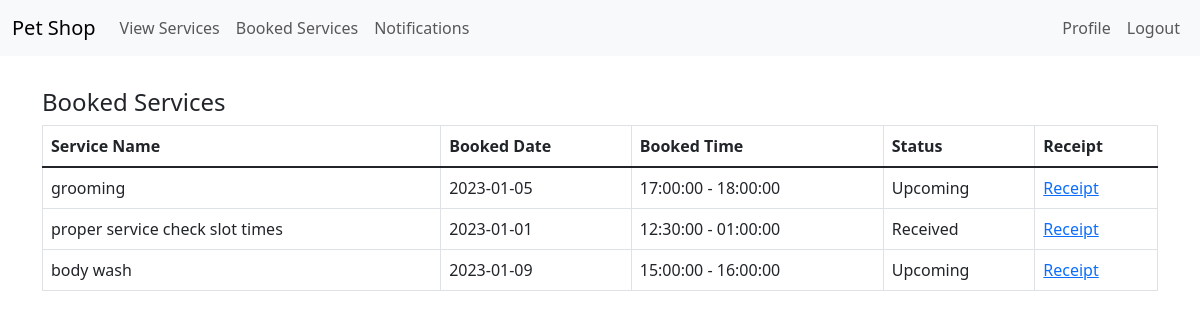
Screenshot of /bookedservices.php (signed in) with the database file from the repository.
### tables this page shows
CREATE TABLE `bookings` (
  `ID` int(11) NOT NULL,
  `SERVICES_SLOTS_ID` int(11) NOT NULL,
  `BOOKING_DATE` date NOT NULL,
  `BOOKING_DATETIME` datetime NOT NULL,
  `SERVICES_ID` int(11) DEFAULT NULL,
  `USER_ID` int(11) NOT NULL
);

CREATE TABLE `services` (
  `ID` int(11) NOT NULL,
  `NAME` varchar(259) NOT NULL,
  `PRICE` double NOT NULL,
  `RATING` double NOT NULL,
  `PICTURE` varchar(250) NOT NULL,
  `SERVICE_ACTIVE` int(1) NOT NULL
);

CREATE TABLE `services_slots` (
  `ID` int(11) NOT NULL,
  `SERVICES_ID` int(11) NOT NULL,
  `TIME_SLOT_START` time NOT NULL,
  `TIME_SLOT_END` time NOT NULL,
  `SUNDAY` tinyint(1) NOT NULL,
  `MONDAY` tinyint(1) NOT NULL,
  `TUESDAY` tinyint(1) NOT NULL,
  `WEDNESDAY` tinyint(1) NOT NULL,
  `THURSDAY` tinyint(1) NOT NULL
);

### bookedservices.php (the view, shortened to what this page needs)
<?php
$userId = $_SESSION['userId'];
try {
  require("project_connection.php");
  $sql1 = "SELECT * FROM bookings WHERE USER_ID= :userId";
  $result1 = $db->prepare($sql1);
  $result1->bindParam(':userId', $userId);
  $result1->execute();
  $sql2 = "SELECT * FROM services_slots WHERE ID= :id";
  $result2 = $db->prepare($sql2);
  $sql3 = "SELECT * FROM services WHERE ID= :id";
  $result3 = $db->prepare($sql3);
?>
  <!DOCTYPE html>
  <html lang="en">
  <head>
    <link href="./assets/dist/css/bootstrap.min.css" rel="stylesheet">
  </head>
  <body>
    <?php
    if ($_SESSION['userType'] == 'customer')
      require('customernavbar.php');
    ?>
    <br><br><br>
    <div class='container-lg'>
      <h4 class="mt-3 mb-2 mx-auto"> Booked Services </h4>
      <div class="table-responsive">
        <table class="table table-bordered">
          <thead>
            <tr>
              <th scope="col">Service Name</th>
              <th scope="col">Booked Date</th>
              <th scope="col">Booked Time</th>
              <th scope="col">Status</th>
              <th scope="col">Receipt</th>
            </tr>
          </thead>
          <tbody class="table-group-divider">
          <?php
          foreach ($result1 as $booking) {
            $result2->bindParam(':id', $booking['SERVICES_SLOTS_ID']);
            $result2->execute();
            $slotRow = $result2->fetch();
            $result3->bindParam(':id', $slotRow['SERVICES_ID']);
            $result3->execute();
            $serviceRow = $result3->fetch();
            echo "<tr>";
            echo "<td scope='row'>" . $serviceRow['NAME'] . "</td>";
            echo "<td>" . $booking['BOOKING_DATE']  . "</td>";
            echo "<td>" . $slotRow['TIME_SLOT_START'] . " - " . $slotRow['TIME_SLOT_END'] . "</td>";
            if (($booking['BOOKING_DATE'] <= date('Y-m-d') && ($slotRow['TIME_SLOT_END'] < date("h:i:s"))))
              echo "<td> Received </td>";
            else
              echo "<td> Upcoming </td>";
            echo "<td> <a href='receipt.php?bookingId=" . $booking['ID'] . "'>Receipt</a> </td>";
            echo "</tr>";
          }
          echo "</tbody>";
          echo "</table>";
          echo "</div>";
        } catch (PDOException $e) {
          die("Error Message" . $e->getMessage());
        }
        echo "</div>";
          ?>
  </body>
  </html>

### rows the page displays
bookings: SERVICES_ID.NAME "grooming", BOOKING_DATE "2023-01-05", SERVICES_SLOTS_ID.TIME_SLOT_START "17:00:00", SERVICES_SLOTS_ID.TIME_SLOT_END "18:00:00", shows "Upcoming"
bookings: SERVICES_ID.NAME "proper service check slot times", BOOKING_DATE "2023-01-01", SERVICES_SLOTS_ID.TIME_SLOT_START "12:30:00", SERVICES_SLOTS_ID.TIME_SLOT_END "01:00:00", shows "Received"
bookings: SERVICES_ID.NAME "body wash", BOOKING_DATE "2023-01-09", SERVICES_SLOTS_ID.TIME_SLOT_START "15:00:00", SERVICES_SLOTS_ID.TIME_SLOT_END "16:00:00", shows "Upcoming"
